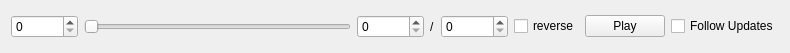
<?xml version="1.0" encoding="UTF-8"?>
<ui version="4.0">
 <class>animationController</class>
 <widget class="QWidget" name="animationController">
  <property name="geometry">
   <rect>
    <x>0</x>
    <y>0</y>
    <width>790</width>
    <height>53</height>
   </rect>
  </property>
  <property name="windowTitle">
   <string>Animation</string>
  </property>
  <layout class="QGridLayout" name="gridLayout_2">
   <item row="0" column="0">
    <layout class="QGridLayout" name="gridLayout">
     <item row="0" column="0">
      <layout class="QHBoxLayout" name="lytAction">
       <item>
        <widget class="QSpinBox" name="startFrameSpinBox">
         <property name="maximum">
          <number>262143</number>
         </property>
        </widget>
       </item>
       <item>
        <widget class="QSlider" name="sldFrame">
         <property name="tracking">
          <bool>false</bool>
         </property>
         <property name="orientation">
          <enum>Qt::Horizontal</enum>
         </property>
         <property name="tickPosition">
          <enum>QSlider::NoTicks</enum>
         </property>
        </widget>
       </item>
       <item>
        <widget class="QSpinBox" name="currentFrameSpinBox">
         <property name="maximum">
          <number>262144</number>
         </property>
        </widget>
       </item>
       <item>
        <widget class="QLabel" name="lblFrameSeparator">
         <property name="text">
          <string>/</string>
         </property>
        </widget>
       </item>
       <item>
        <widget class="QSpinBox" name="endFrameSpinBox">
         <property name="maximum">
          <number>262144</number>
         </property>
        </widget>
       </item>
       <item>
        <widget class="QCheckBox" name="chbxReverse">
         <property name="text">
          <string>reverse</string>
         </property>
        </widget>
       </item>
       <item>
        <widget class="QPushButton" name="btnPlay">
         <property name="text">
          <string>Play</string>
         </property>
        </widget>
       </item>
       <item>
        <widget class="QCheckBox" name="chbxFollow">
         <property name="text">
          <string>Follow Updates</string>
         </property>
        </widget>
       </item>
      </layout>
     </item>
    </layout>
   </item>
  </layout>
 </widget>
 <resources/>
 <connections>
  <connection>
   <sender>currentFrameSpinBox</sender>
   <signal>valueChanged(int)</signal>
   <receiver>sldFrame</receiver>
   <slot>setValue(int)</slot>
   <hints>
    <hint type="sourcelabel">
     <x>322</x>
     <y>26</y>
    </hint>
    <hint type="destinationlabel">
     <x>186</x>
     <y>26</y>
    </hint>
   </hints>
  </connection>
  <connection>
   <sender>sldFrame</sender>
   <signal>valueChanged(int)</signal>
   <receiver>currentFrameSpinBox</receiver>
   <slot>setValue(int)</slot>
   <hints>
    <hint type="sourcelabel">
     <x>186</x>
     <y>26</y>
    </hint>
    <hint type="destinationlabel">
     <x>322</x>
     <y>26</y>
    </hint>
   </hints>
  </connection>
 </connections>
</ui>
